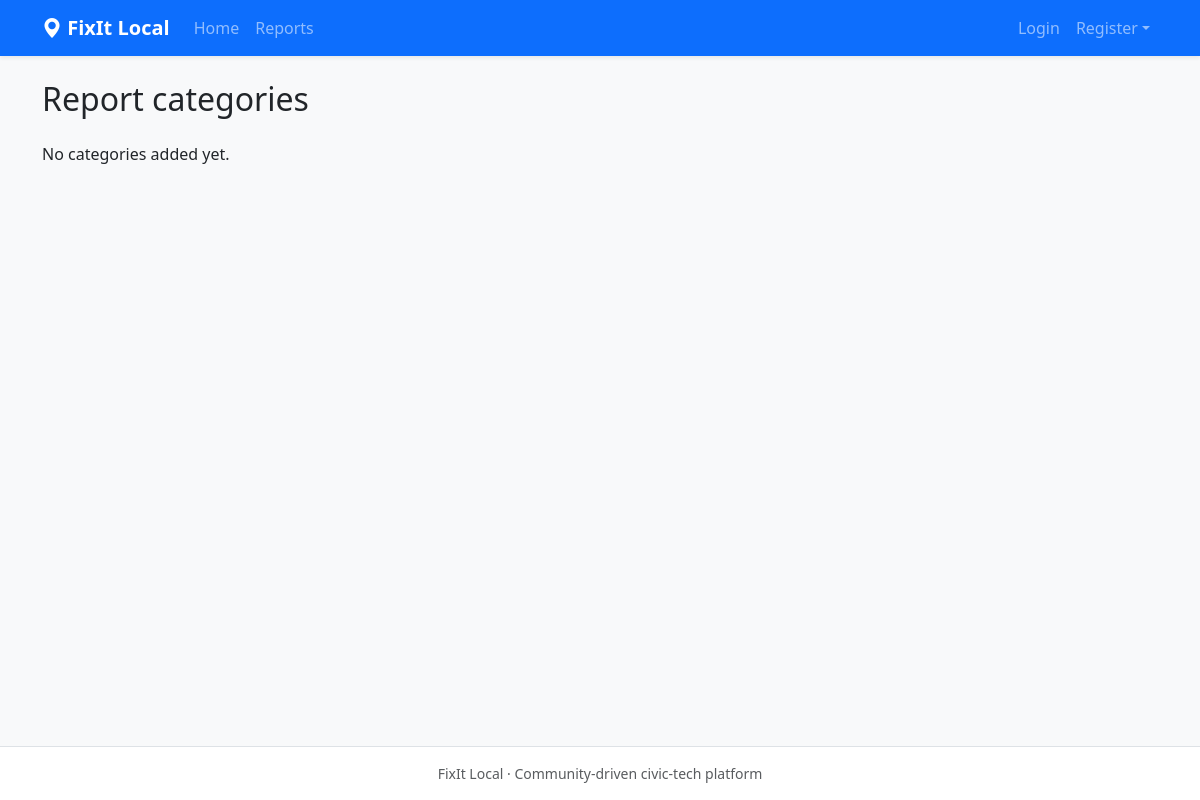
Page /categories/ on the earlier database version.
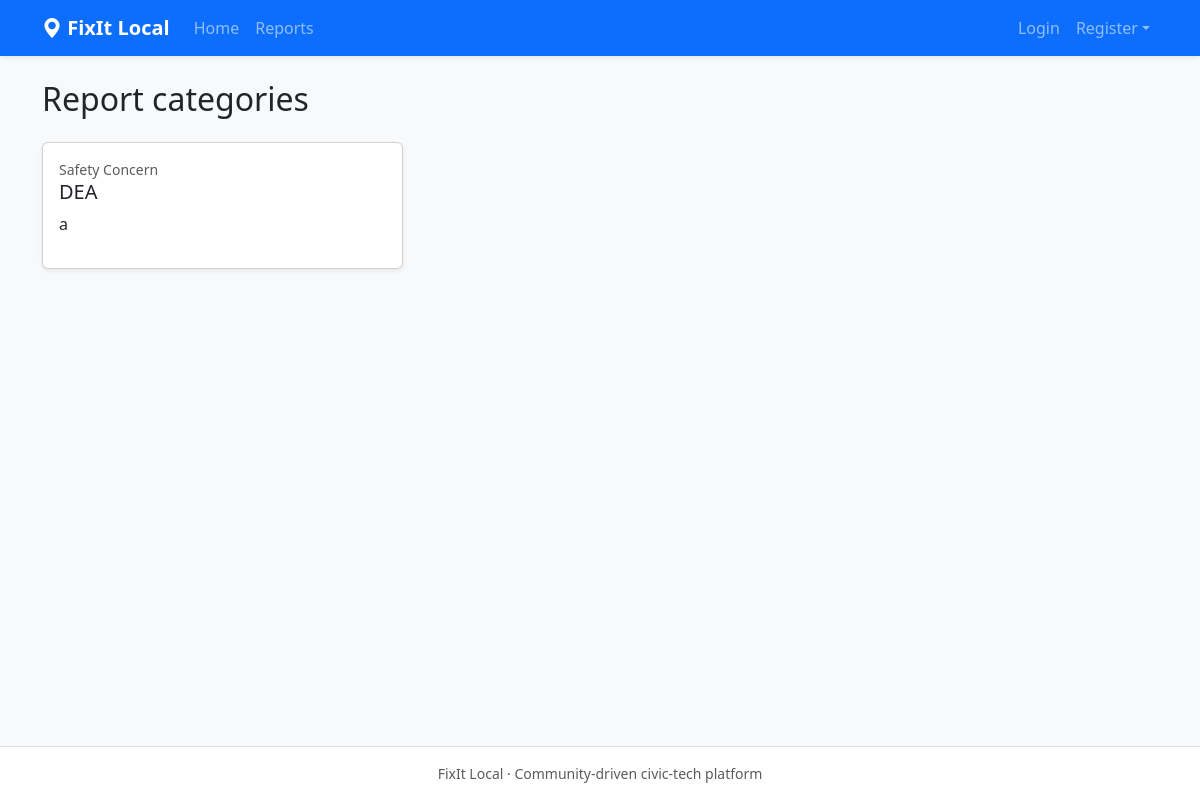
Same page on the later database version.
### core/models.py (models this page shows, shortened)
class Category(models.Model):
    TYPE_CHOICES = (
        ('infrastructure', 'Infrastructure'),
        ('public_utilities', 'Public Utilities'),
        ('environment', 'Environment'),
        ('safety', 'Safety Concern'),
    )
    name = models.CharField(max_length=100)
    type = models.CharField(max_length=30, choices=TYPE_CHOICES)
    description = models.TextField(blank=True)
    requires_after_photo = models.BooleanField(default=True)
    class Meta:
        verbose_name_plural = 'Categories'
        ordering = ['type', 'name']
        constraints = [models.UniqueConstraint(fields=['name', 'type'], name='core_unique_category_name_type')]

### core/views.py (the view)
# urls.py: path('categories/', views.CategoryListView.as_view(), name='categories'),
class CategoryListView(ListView):
    model = Category
    template_name = 'core/categories.html'
    context_object_name = 'categories'

### core/templates/core/categories.html (shortened to what this page needs)
{% extends "base.html" %}
{% block content %}<h1 class="h2 mb-4">Report categories</h1><div class="row g-3">
{% for category in categories %}<div class="col-md-6 col-lg-4"><div class="card h-100 shadow-sm"><div class="card-body"><div class="small text-muted">{{ category.get_type_display }}</div><h2 class="h5">{{ category.name }}</h2><p>{{ category.description|default:'Local community concern' }}</p></div></div></div>
{% empty %}<p>No categories added yet.</p>{% endfor %}
</div>{% endblock %}

Differences in the rows shown:
added Category: type "Safety Concern", name "DEA", description "a"
Other differences:
text no longer shown: "No categories added yet."
